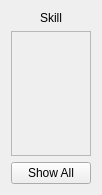
<?xml version="1.0" encoding="UTF-8"?>
<ui version="4.0">
 <class>JobPerson</class>
 <widget class="QWidget" name="JobPerson">
  <property name="geometry">
   <rect>
    <x>0</x>
    <y>0</y>
    <width>100</width>
    <height>195</height>
   </rect>
  </property>
  <layout class="QVBoxLayout" name="verticalLayout">
   <item>
    <widget class="QLabel" name="skillLabel">
     <property name="text">
      <string>Skill</string>
     </property>
     <property name="alignment">
      <set>Qt::AlignCenter</set>
     </property>
    </widget>
   </item>
   <item>
    <widget class="QScrollArea" name="jobsScroll">
     <property name="widgetResizable">
      <bool>true</bool>
     </property>
     <widget class="QWidget" name="jobsScrollContents">
      <property name="geometry">
       <rect>
        <x>0</x>
        <y>0</y>
        <width>80</width>
        <height>123</height>
       </rect>
      </property>
      <layout class="QVBoxLayout" name="verticalLayout_2">
       <item>
        <spacer name="spacer">
         <property name="orientation">
          <enum>Qt::Vertical</enum>
         </property>
         <property name="sizeHint" stdset="0">
          <size>
           <width>20</width>
           <height>48</height>
          </size>
         </property>
        </spacer>
       </item>
      </layout>
     </widget>
    </widget>
   </item>
   <item>
    <widget class="QPushButton" name="showAllButton">
     <property name="text">
      <string>Show All</string>
     </property>
    </widget>
   </item>
  </layout>
 </widget>
 <resources/>
 <connections/>
</ui>
